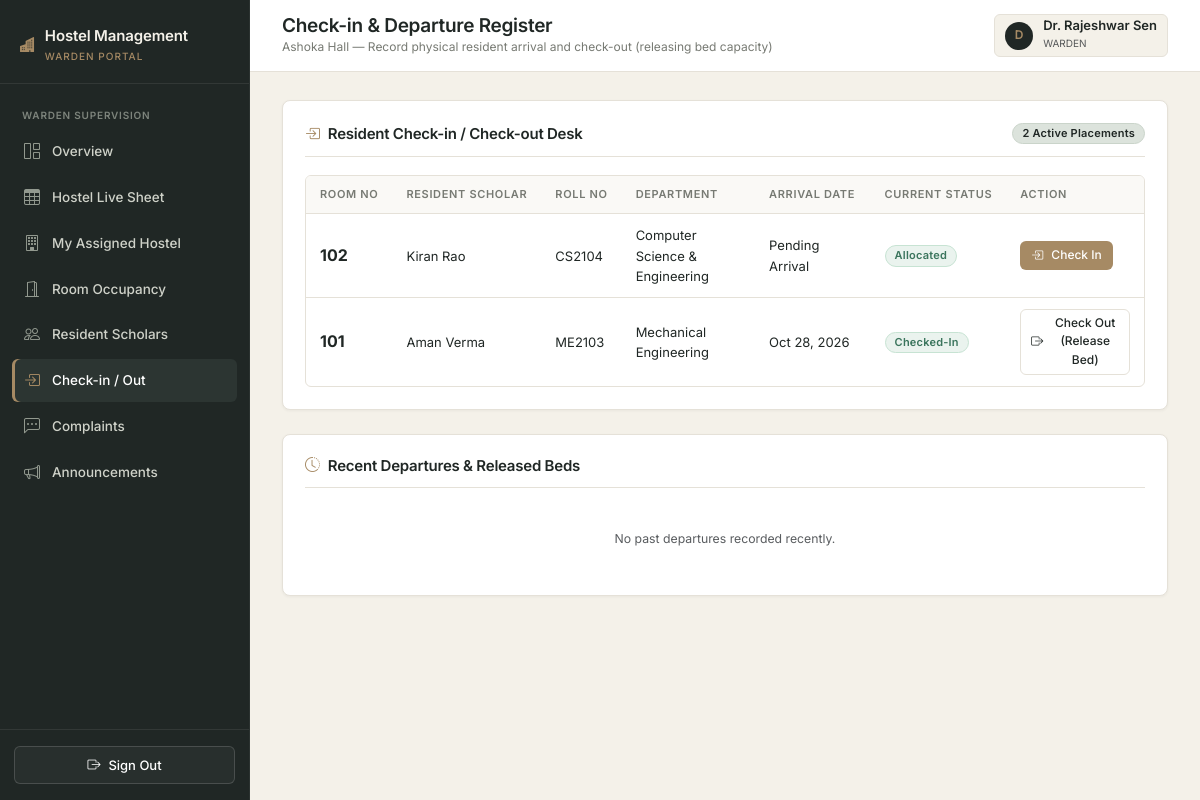
The app's page /warden/checkin (signed in) with its own data.
### app/models.py (models this page shows, shortened)
class User(UserMixin, db.Model):
    __tablename__ = "users"
    id = db.Column(db.Integer, primary_key=True)
    name = db.Column(db.String(100), nullable=False)
    email = db.Column(db.String(120), unique=True, nullable=False, index=True)
    password_hash = db.Column(db.String(255), nullable=False)
    role = db.Column(db.Enum("student", "warden", "admin", name="user_roles"), nullable=False)
    created_at = db.Column(db.DateTime, default=datetime.utcnow, nullable=False)
    student = db.relationship("Student", backref="user", uselist=False, cascade="all, delete-orphan")
    warden = db.relationship("Warden", backref="user", uselist=False, cascade="all, delete-orphan")

class Hostel(db.Model):
    __tablename__ = "hostels"
    id = db.Column(db.Integer, primary_key=True)
    hostel_name = db.Column(db.String(100), unique=True, nullable=False)
    hostel_type = db.Column(db.Enum("Boys", "Girls", "Co-ed", name="hostel_types"), nullable=False)
    address = db.Column(db.String(255), nullable=False)
    total_rooms = db.Column(db.Integer, default=0, nullable=False)
    description = db.Column(db.Text)
    rooms = db.relationship("Room", backref="hostel", cascade="all, delete-orphan", lazy="dynamic")
    wardens = db.relationship("Warden", backref="hostel", lazy="dynamic")
    complaints = db.relationship("Complaint", backref="hostel", lazy="dynamic")
    announcements = db.relationship("Announcement", backref="hostel", lazy="dynamic")

class Allocation(db.Model):
    __tablename__ = "allocations"
    id = db.Column(db.Integer, primary_key=True)
    student_id = db.Column(db.Integer, db.ForeignKey("students.id", ondelete="CASCADE"), nullable=False)
    room_id = db.Column(db.Integer, db.ForeignKey("rooms.id"), nullable=False)
    application_id = db.Column(db.Integer, db.ForeignKey("applications.id", ondelete="SET NULL"), nullable=True)
    allocation_date = db.Column(db.DateTime, default=datetime.utcnow, nullable=False)
    check_in_date = db.Column(db.DateTime, nullable=True)
    check_out_date = db.Column(db.DateTime, nullable=True)
    status = db.Column(db.Enum("Allocated", "Checked-In", "Checked-Out", "Cancelled", name="alloc_status"), default="Allocated", nullable=False)

class Room(db.Model):
    __tablename__ = "rooms"
    id = db.Column(db.Integer, primary_key=True)
    hostel_id = db.Column(db.Integer, db.ForeignKey("hostels.id", ondelete="CASCADE"), nullable=False)
    room_number = db.Column(db.String(10), nullable=False)
    room_type = db.Column(db.Enum("Single", "Double", "Triple", "Dormitory", name="room_types"), nullable=False)
    capacity = db.Column(db.SmallInteger, nullable=False)
    occupied_count = db.Column(db.SmallInteger, default=0, nullable=False)
    status = db.Column(db.Enum("Available", "Full", "Maintenance", name="room_status"), default="Available", nullable=False)
    __table_args__ = (
        db.UniqueConstraint("hostel_id", "room_number", name="uq_hostel_room_no"),
    )
    allocations = db.relationship("Allocation", backref="room", lazy="dynamic")

class Student(db.Model):
    __tablename__ = "students"
    id = db.Column(db.Integer, primary_key=True)
    user_id = db.Column(db.Integer, db.ForeignKey("users.id", ondelete="CASCADE"), unique=True, nullable=False)
    registration_number = db.Column(db.String(30), unique=True, nullable=False, index=True)
    phone = db.Column(db.String(15), nullable=False)
    department = db.Column(db.String(100), nullable=False)
    academic_year = db.Column(db.SmallInteger, nullable=False)
    gender = db.Column(db.Enum("Male", "Female", "Other", name="genders"), nullable=False)
    address = db.Column(db.String(255))
    applications = db.relationship("Application", backref="student", cascade="all, delete-orphan", lazy="dynamic")
    allocations = db.relationship("Allocation", backref="student", cascade="all, delete-orphan", lazy="dynamic")
    complaints = db.relationship("Complaint", backref="student", cascade="all, delete-orphan", lazy="dynamic")

### app/warden/routes.py (the view)
@bp.route("/checkin")
@login_required
@role_required("warden")
def checkin():
    warden = get_current_warden()
    hostel = warden.hostel
    if not hostel:
        return render_template("warden/unassigned.html", warden=warden)
    active_allocs = Allocation.query.join(Room).filter(
        Room.hostel_id == hostel.id,
        Allocation.status.in_(["Allocated", "Checked-In"])
    ).order_by(Allocation.status.asc(), Room.room_number.asc()).all()
    recent_checkouts = Allocation.query.join(Room).filter(
        Room.hostel_id == hostel.id,
        Allocation.status == "Checked-Out"
    ).order_by(Allocation.check_out_date.desc()).limit(10).all()
    return render_template("warden/checkin.html",
                           hostel=hostel,
                           allocations=active_allocs,
                           recent_checkouts=recent_checkouts)

### app/__init__.py (called while the page is built)
@login_manager.user_loader
def load_user(user_id):
    from .models import User
    return db.session.get(User, int(user_id))

### app/warden/routes.py (called while the page is built)
def get_current_warden():
    warden = Warden.query.filter_by(user_id=current_user.id).first()
    if not warden:
        abort(404, description="Warden profile not found.")
    return warden

### app/templates/warden/checkin.html (shortened to what this page needs)
{% extends "shared/base.html" %}
{% block page_title %}Check-in & Departure Register{% endblock %}
{% block page_subtitle %}{{ hostel.hostel_name }} — Record physical resident arrival and check-out (releasing bed capacity){% endblock %}
{% block content %}
<div class="content-panel mb-4">
  <div class="panel-header">
    <h2 class="panel-title"><i class="bi bi-box-arrow-in-right text-warning" style="color: var(--accent-bronze) !important;"></i> Resident Check-in / Check-out Desk</h2>
    <span class="custom-badge badge-neutral">{{ allocations|length }} Active Placements</span>
  </div>
  {% if allocations %}
    <div class="table-responsive-wrapper">
      <table class="custom-table">
        <thead>
          <tr>
            <th>Room No</th>
            <th>Resident Scholar</th>
            <th>Roll No</th>
            <th>Department</th>
            <th>Arrival Date</th>
            <th>Current Status</th>
            <th>Action</th>
          </tr>
        </thead>
        <tbody>
          {% for a in allocations %}
            <tr>
              <td class="fw-bold fs-6">{{ a.room.room_number }}</td>
              <td>{{ a.student.user.name }}</td>
              <td>{{ a.student.registration_number }}</td>
              <td>{{ a.student.department }}</td>
              <td>{{ a.check_in_date.strftime('%b %d, %Y') if a.check_in_date else 'Pending Arrival' }}</td>
              <td>{{ a.status|status_badge|safe }}</td>
              <td>
                {% if a.status == 'Allocated' %}
                  <form method="POST" action="{{ url_for('warden.process_checkin_checkout', alloc_id=a.id) }}" class="d-inline">
                    <button type="submit" class="btn-custom btn-bronze btn-sm-custom">
                      <i class="bi bi-box-arrow-in-right"></i> Check In
                    </button>
                  </form>
                {% elif a.status == 'Checked-In' %}
                  <form method="POST" action="{{ url_for('warden.process_checkin_checkout', alloc_id=a.id) }}"
                        onsubmit="return confirm('Check out {{ a.student.user.name }} from Room {{ a.room.room_number }}? The bed will be released.');" class="d-inline">
                    <button type="submit" class="btn-custom btn-outline-custom btn-sm-custom">
                      <i class="bi bi-box-arrow-right"></i> Check Out (Release Bed)
                    </button>
                  </form>
                {% endif %}
              </td>
            </tr>
          {% endfor %}
        </tbody>
      </table>
    </div>
  {% else %}
    <div class="text-center py-5 text-muted small">No allocations pending arrival or resident in {{ hostel.hostel_name }}.</div>
  {% endif %}
</div>
<div class="content-panel">
  <div class="panel-header">
    <h2 class="panel-title"><i class="bi bi-clock-history text-warning" style="color: var(--accent-bronze) !important;"></i> Recent Departures & Released Beds</h2>
  </div>
  {% if recent_checkouts %}
    <div class="table-responsive-wrapper">
      <table class="custom-table">
        <thead>
          <tr>
            <th>Scholar</th>
            <th>Roll No</th>
            <th>Vacated Room</th>
            <th>Departure Date</th>
            <th>Status</th>
          </tr>
        </thead>
        <tbody>
          {% for r in recent_checkouts %}
            <tr>
              <td>{{ r.student.user.name }}</td>
              <td>{{ r.student.registration_number }}</td>
              <td>Room {{ r.room.room_number }}</td>
              <td>{{ r.check_out_date.strftime('%B %d, %Y') if r.check_out_date else '-' }}</td>
              <td>{{ r.status|status_badge|safe }}</td>
            </tr>
          {% endfor %}
        </tbody>
      </table>
    </div>
  {% else %}
    <div class="text-center py-4 text-muted small">No past departures recorded recently.</div>
  {% endif %}
</div>
{% endblock %}

### app/templates/shared/base.html (shortened to what this page needs)
<!DOCTYPE html>
<html lang="en">
<head>
  <link rel="stylesheet" href="https://cdn.jsdelivr.net/npm/bootstrap@5.3.3/dist/css/bootstrap.min.css">
  <link rel="stylesheet" href="https://cdn.jsdelivr.net/npm/bootstrap-icons@1.11.3/font/bootstrap-icons.min.css">
  <link rel="stylesheet" href="{{ url_for('static', filename='css/main.css') }}">
</head>
<body>
{% if current_user.is_authenticated %}
  <div class="app-wrapper">
    <aside class="app-sidebar">
      <div class="sidebar-header">
        <div class="sidebar-brand">
          <i class="bi bi-buildings-fill text-warning" style="color: var(--accent-bronze) !important;"></i>
          <div>
            <div>Hostel Management</div>
            <small>{{ current_user.role }} portal</small>
          </div>
        </div>
      </div>
      <nav class="sidebar-nav">
        {% if current_user.role == 'admin' %}
          <div class="nav-section-title">Institutional Overview</div>
          <a href="{{ url_for('admin.overview') }}" class="{{ 'active' if request.endpoint == 'admin.overview' else '' }}">
            <i class="bi bi-grid-1x2"></i> Overview
          </a>
          <a href="{{ url_for('admin.sheets') }}" class="{{ 'active' if request.endpoint == 'admin.sheets' else '' }}">
            <i class="bi bi-table"></i> Live Database Sheet
          </a>
          <div class="nav-section-title">Accommodations</div>
          <a href="{{ url_for('admin.hostels') }}" class="{{ 'active' if request.endpoint == 'admin.hostels' else '' }}">
            <i class="bi bi-building"></i> Hostels
          </a>
          <a href="{{ url_for('admin.rooms') }}" class="{{ 'active' if request.endpoint == 'admin.rooms' else '' }}">
            <i class="bi bi-door-open"></i> Rooms & Beds
          </a>
          <a href="{{ url_for('admin.allocations') }}" class="{{ 'active' if request.endpoint == 'admin.allocations' else '' }}">
            <i class="bi bi-key"></i> Room Allocation
          </a>
          <div class="nav-section-title">Admissions & Students</div>
          <a href="{{ url_for('admin.applications') }}" class="{{ 'active' if request.endpoint == 'admin.applications' else '' }}">
            <i class="bi bi-file-earmark-text"></i> Applications
          </a>
          <a href="{{ url_for('admin.students') }}" class="{{ 'active' if request.endpoint == 'admin.students' else '' }}">
            <i class="bi bi-people"></i> Students
          </a>
          <a href="{{ url_for('admin.wardens') }}" class="{{ 'active' if request.endpoint == 'admin.wardens' else '' }}">
            <i class="bi bi-person-badge"></i> Wardens
          </a>
          <div class="nav-section-title">Administration</div>
          <a href="{{ url_for('admin.complaints') }}" class="{{ 'active' if request.endpoint == 'admin.complaints' else '' }}">
            <i class="bi bi-chat-left-dots"></i> Complaints
          </a>
          <a href="{{ url_for('admin.announcements') }}" class="{{ 'active' if request.endpoint == 'admin.announcements' else '' }}">
            <i class="bi bi-megaphone"></i> Announcements
          </a>
          <a href="{{ url_for('admin.reports') }}" class="{{ 'active' if request.endpoint == 'admin.reports' else '' }}">
            <i class="bi bi-bar-chart"></i> Reports
          </a>
          <a href="{{ url_for('admin.settings') }}" class="{{ 'active' if request.endpoint == 'admin.settings' else '' }}">
            <i class="bi bi-gear-wide-connected"></i> Settings
          </a>
        {% elif current_user.role == 'warden' %}
          <div class="nav-section-title">Warden Supervision</div>
          <a href="{{ url_for('warden.overview') }}" class="{{ 'active' if request.endpoint == 'warden.overview' else '' }}">
            <i class="bi bi-grid-1x2"></i> Overview
          </a>
          <a href="{{ url_for('warden.sheets') }}" class="{{ 'active' if request.endpoint == 'warden.sheets' else '' }}">
            <i class="bi bi-table"></i> Hostel Live Sheet
          </a>
          <a href="{{ url_for('warden.my_hostel') }}" class="{{ 'active' if request.endpoint == 'warden.my_hostel' else '' }}">
            <i class="bi bi-building"></i> My Assigned Hostel
          </a>
          <a href="{{ url_for('warden.occupancy') }}" class="{{ 'active' if request.endpoint == 'warden.occupancy' else '' }}">
            <i class="bi bi-door-open"></i> Room Occupancy
          </a>
          <a href="{{ url_for('warden.students') }}" class="{{ 'active' if request.endpoint == 'warden.students' else '' }}">
            <i class="bi bi-people"></i> Resident Scholars
          </a>
          <a href="{{ url_for('warden.checkin') }}" class="{{ 'active' if request.endpoint == 'warden.checkin' else '' }}">
            <i class="bi bi-box-arrow-in-right"></i> Check-in / Out
          </a>
          <a href="{{ url_for('warden.complaints') }}" class="{{ 'active' if request.endpoint == 'warden.complaints' else '' }}">
            <i class="bi bi-chat-left-dots"></i> Complaints
          </a>
          <a href="{{ url_for('warden.announcements') }}" class="{{ 'active' if request.endpoint == 'warden.announcements' else '' }}">
            <i class="bi bi-megaphone"></i> Announcements
          </a>
        {% endif %}
      </nav>
      <div class="sidebar-footer">
        <a href="{{ url_for('auth.logout') }}" class="btn-custom btn-outline-custom w-100 justify-content-center text-white" style="border-color: rgba(255,255,255,0.15); background: rgba(255,255,255,0.04);">
          <i class="bi bi-box-arrow-right"></i> Sign Out
        </a>
      </div>
    </aside>
    <div class="app-main">
      <header class="app-topbar">
        <div class="d-flex align-items-center gap-3">
          <div class="topbar-title">
            <h1>{% block page_title %}Dashboard{% endblock %}</h1>
            <div class="breadcrumb-sub">{% block page_subtitle %}{{ college_name }}{% endblock %}</div>
          </div>
        </div>
        <div class="topbar-actions">
          <div class="user-profile-badge">
            <div class="user-avatar">{{ current_user.name[:1] }}</div>
            <div>
              <div class="fw-semibold lh-1">{{ current_user.name }}</div>
              <small class="text-muted text-uppercase" style="font-size: 10px;">{{ current_user.role }}</small>
            </div>
          </div>
        </div>
      </header>
      <div class="app-content">
        {% block content %}{% endblock %}
      </div>
    </div>
  </div>
{% endif %}
</body>
</html>

### records on screen
User: role "WARDEN", name "D", name "Dr. Rajeshwar Sen"
Hostel: hostel_name "Ashoka Hall"
Allocation: room.room_number "102", student.user.name "Kiran Rao", student.registration_number "CS2104", student.department "Computer Science & Engineering", check_in_date "Pending Arrival", status|status_badge "Allocated"
Allocation: room.room_number "101", student.user.name "Aman Verma", student.registration_number "ME2103", student.department "Mechanical Engineering", check_in_date "Oct 28, 2026", status|status_badge "Checked-In"

### other values on screen
{{ allocations|length }} "2"
